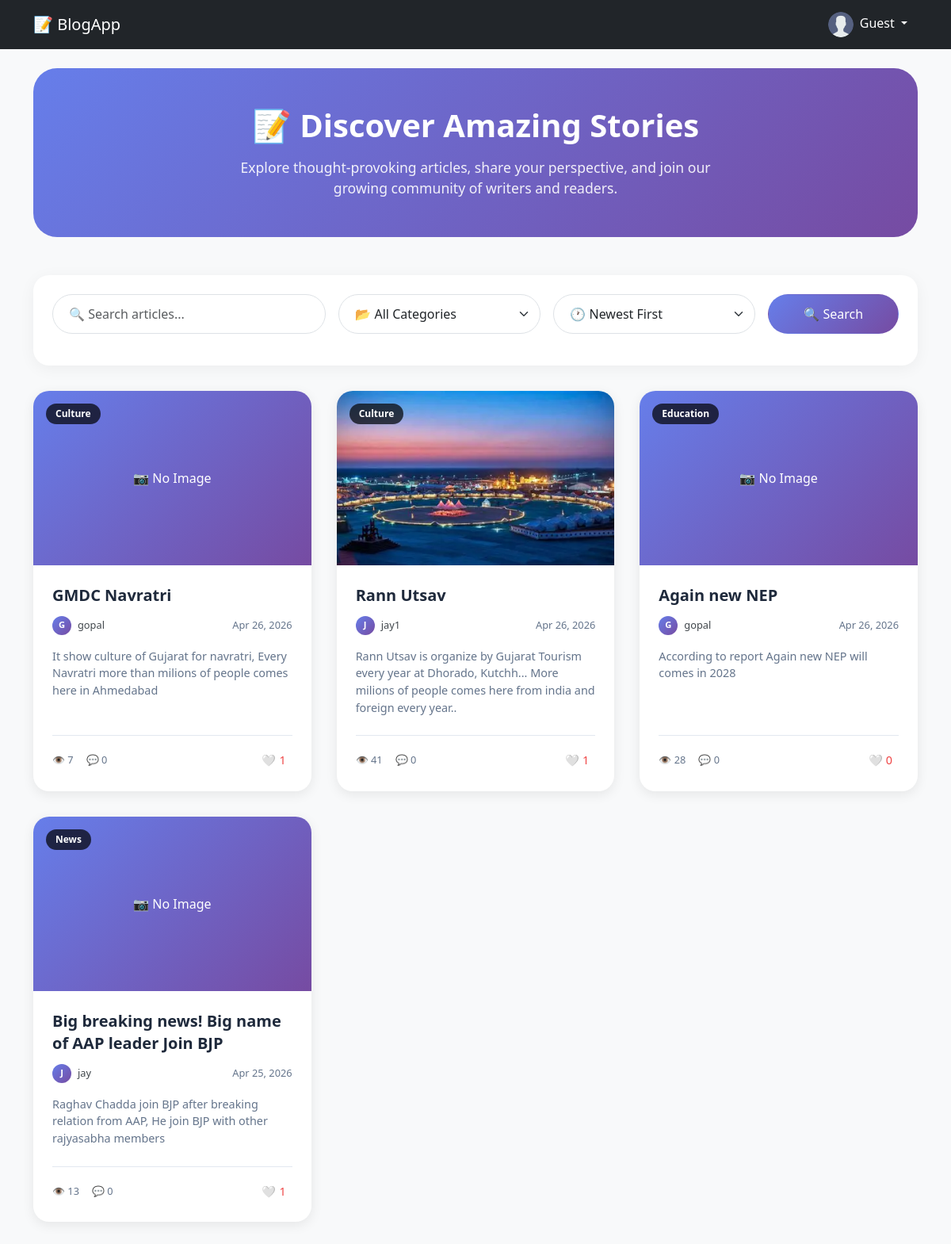
The page / on the database its author committed.
### blogapp/models.py (models this page shows, shortened)
class Post(models.Model):
    author = models.ForeignKey(User, on_delete=models.CASCADE)
    category = models.ForeignKey(Category, on_delete=models.CASCADE)
    title = models.CharField(max_length=50)
    content = models.TextField()
    image = models.ImageField(null=True, blank=True)
    created_at = models.DateTimeField(auto_now_add=True)
    likes = models.ManyToManyField(User, related_name="liked_posts", blank=True)
    views = models.IntegerField(default=0)
    def total_likes(self):
        return self.likes.count()

class Category(models.Model):
    name = models.CharField(max_length=50)

### blogapp/views.py (the view)
# urls.py: path('', PostListView.as_view(), name='post_list'),
class PostListView(ListView):
    model = Post
    template_name = 'blog/post_list.html'
    context_object_name = 'posts'
    ordering = ['-created_at']
    paginate_by = 4
    def get_queryset(self):
        queryset = Post.objects.all()
        query = self.request.GET.get("q")
        category = self.request.GET.get('category')
        sorted_by = self.request.GET.get('sort', '-created_at')
        if query:
            queryset = queryset.filter(
                Q(title__icontains=query) | Q(content__icontains=query)
            )
        if category:
            queryset = queryset.filter(category__id=category)
        if sorted_by == "-likes":
            queryset = queryset.annotate(like_count=Count('likes')).order_by("-like_count")
        elif sorted_by == "-views":
            queryset = queryset.order_by("-views")
        else:
            queryset = queryset.order_by("-created_at")
        return queryset
    def get_context_data(self, **kwargs):
        context = super().get_context_data(**kwargs)
        context['categories'] = Category.objects.all()
        if self.request.user.is_authenticated:
            context['notification_count'] = Notification.objects.filter(
                user = self.request.user,
                is_read = False
            ).count()
        else:
            context['notification_count'] = 0
        return context

### blogapp/context_processors.py (called while the page is built)
def notification_count(request):
    if request.user.is_authenticated:
        count = Notification.objects.filter(
            user=request.user,
            is_read=False
        ).count()
    else:
        count = 0
    return {'notification_count': count}

### blogapp/templates/blog/post_list.html (shortened to what this page needs)
{% extends 'base.html' %}
{% load static %}
{% block extra_css %}
<link rel="stylesheet" href="{% static 'css/post_list.css' %}">
{% endblock %}
{% block content %}
<div class="hero-section">
    <h1>📝 Discover Amazing Stories</h1>
    <p>Explore thought-provoking articles, share your perspective, and join our growing community of writers and
        readers.</p>
</div>
<div class="filter-bar">
    <form id="filter-form">
        <div class="row align-items-center g-3">
            <div class="col-md-4">
                <input type="text" name="q" id="filter-in" class="form-control" placeholder="🔍 Search articles..."
                    style="border-radius: 40px; padding: 0.75rem 1.25rem;">
            </div>
            <div class="col-md-3">
                <select name="category" id="filter-cat" class="form-select"
                    style="border-radius: 40px; padding: 0.75rem 1.25rem;">
                    <option value="">📂 All Categories</option>
                </select>
            </div>
            <div class="col-md-3">
                <select id="sort-select" class="form-select" style="border-radius: 40px; padding: 0.75rem 1.25rem;">
                    <option value="-created_at">🕐 Newest First</option>
                </select>
            </div>
            <div class="col-md-2">
                <button type="button" id="search-btn" class="btn w-100"
                    style="background: linear-gradient(135deg, #667eea, #764ba2); color: white; border-radius: 40px; padding: 0.75rem;">
                    🔍 Search
                </button>
            </div>
        </div>
    </form>
</div>
<div id="post-container">
    <div class="posts-grid">
        {% include "blog/post_list_partial_modern.html" with posts=page_obj %}
    </div>
</div>
{% endblock %}

### blogapp/templates/blog/post_list_partial_modern.html
{% for post in posts %}
<div class="post-card-modern">
    <div class="post-card-image">
        {% if post.image %}
        <img src="{{ post.image.url }}" alt="{{ post.title }}">
        {% else %}
        <div
            style="height: 220px; background: linear-gradient(135deg, #667eea, #764ba2); display: flex; align-items: center; justify-content: center; color: white;">
            📷 No Image
        </div>
        {% endif %}
        <span class="post-card-category">{{ post.category.name }}</span>
    </div>
    <div class="post-card-content">
        <h3 class="post-card-title">
            <a href="{% url 'post_detail' post.id %}">{{ post.title }}</a>
        </h3>
        <div class="post-card-meta">
            <div class="post-card-author">
                <div class="post-card-author-img">
                    {{ post.author.username|first|upper }}
                </div>
                <a href="{% url 'profile_detail' post.author.username %}" style="text-decoration: none; color: #41474c; font-weight: 500;">{{ post.author.username }}</a>
            </div>
            <span>{{ post.created_at|date:"M d, Y" }}</span>
        </div>
        <p class="post-card-excerpt">
            {{ post.content|truncatewords:25 }}
        </p>
        <div class="post-card-stats">
            <div class="post-card-stats-left">
                <div class="stat-item">👁️ {{ post.views }}</div>
                <div class="stat-item">💬 {{ post.comment_set.count }}</div>
            </div>
            <button onclick="likePost({{ post.id }})" id="like-btn-{{ post.id }}" class="like-btn-modern">
                {% if user in post.likes.all %}
                ❤️ <span id="like-count-{{ post.id }}">{{ post.total_likes }}</span>
                {% else %}
                🤍 <span id="like-count-{{ post.id }}">{{ post.total_likes }}</span>
                {% endif %}
            </button>
        </div>
    </div>
</div>
{% empty %}
<div class="empty-state">
    <div class="empty-state-icon">📭</div>
    <h3>No posts found</h3>
    <p>Try adjusting your search or filter to find what you're looking for.</p>
</div>
{% endfor %}

### blogapp/static/css/post_list.css (style rules this page uses)
.hero-section { background: linear-gradient(135deg, #667eea 0%, #764ba2 100%); border-radius: 30px; padding: 3rem 2rem; margin-bottom: 3rem; text-align: center; color: white; }
.hero-section h1 { font-size: 2.5rem; font-weight: 800; margin-bottom: 1rem; }
.hero-section p { font-size: 1.1rem; opacity: 0.9; max-width: 600px; margin: 0 auto; }
.filter-bar { background: white; border-radius: 20px; padding: 1.5rem; margin-bottom: 2rem; box-shadow: 0 4px 20px rgba(0, 0, 0, 0.05); }
.posts-grid { display: grid; grid-template-columns: repeat(auto-fill, minmax(350px, 1fr)); gap: 2rem; margin-bottom: 2rem; }
.post-card-modern { background: white; border-radius: 20px; overflow: hidden; transition: all 0.3s ease; box-shadow: 0 4px 15px rgba(0, 0, 0, 0.08); height: 100%; display: flex; flex-direction: column; }
.post-card-image { height: 220px; overflow: hidden; position: relative; }
.post-card-image img { width: 100%; height: 100%; object-fit: cover; transition: transform 0.3s ease; }
.post-card-category { position: absolute; top: 1rem; left: 1rem; background: rgba(0, 0, 0, 0.7); backdrop-filter: blur(10px); color: white; padding: 0.25rem 0.75rem; border-radius: 20px; font-size: 0.75rem; font-weight: 600; z-index: 1; }
.post-card-content { padding: 1.5rem; flex: 1; display: flex; flex-direction: column; }
.post-card-title { font-size: 1.25rem; font-weight: 700; margin-bottom: 0.75rem; line-height: 1.4; }
.post-card-title a { color: #1e293b; text-decoration: none; transition: color 0.2s ease; }
.post-card-meta { display: flex; justify-content: space-between; align-items: center; margin-bottom: 1rem; font-size: 0.8rem; color: #64748b; }
.post-card-author { display: flex; align-items: center; gap: 0.5rem; }
.post-card-author-img { width: 24px; height: 24px; border-radius: 50%; background: linear-gradient(135deg, #667eea, #764ba2); display: flex; align-items: center; justify-content: center; color: white; font-size: 0.7rem; font-weight: bold; }
.post-card-excerpt { color: #64748b; font-size: 0.9rem; line-height: 1.5; margin-bottom: 1.5rem; flex: 1; }
.post-card-stats { display: flex; justify-content: space-between; align-items: center; padding-top: 1rem; border-top: 1px solid #e2e8f0; }
.post-card-stats-left { display: flex; gap: 1rem; }
.stat-item { display: flex; align-items: center; gap: 0.25rem; font-size: 0.8rem; color: #64748b; }
.like-btn-modern { background: none; border: none; cursor: pointer; display: flex; align-items: center; gap: 0.25rem; font-size: 0.9rem; color: #ef4444; transition: transform 0.2s ease; padding: 0.25rem 0.5rem; border-radius: 20px; }

### rows shown on the page
Post: image "📷 No Image", category.name "Culture", title "GMDC Navratri", author.username|first "G", author.username "gopal", created_at "Apr 26, 2026", content "It show culture of Gujarat for navratri, Every Navratri more than milions of people comes here in Ahmedabad", views "7", comment_set.count "0", total_likes "1"
Post: image (picture), category.name "Culture", title "Rann Utsav", author.username|first "J", author.username "jay1", created_at "Apr 26, 2026", content "Rann Utsav is organize by Gujarat Tourism every year at Dhorado, Kutchh... More milions of people comes here from india and foreign every year..", views "41", comment_set.count "0", total_likes "1"
Post: image "📷 No Image", category.name "Education", title "Again new NEP", author.username|first "G", author.username "gopal", created_at "Apr 26, 2026", content "According to report Again new NEP will comes in 2028", views "28", comment_set.count "0", total_likes "0"
Post: image "📷 No Image", category.name "News", title "Big breaking news! Big name of AAP leader Join BJP", author.username|first "J", author.username "jay", created_at "Apr 25, 2026", content "Raghav Chadda join BJP after breaking relation from AAP, He join BJP with other rajyasabha members", views "13", comment_set.count "0", total_likes "1"

### other values the page prints
{{ request.user.username|default:'Guest' }} "Guest"
